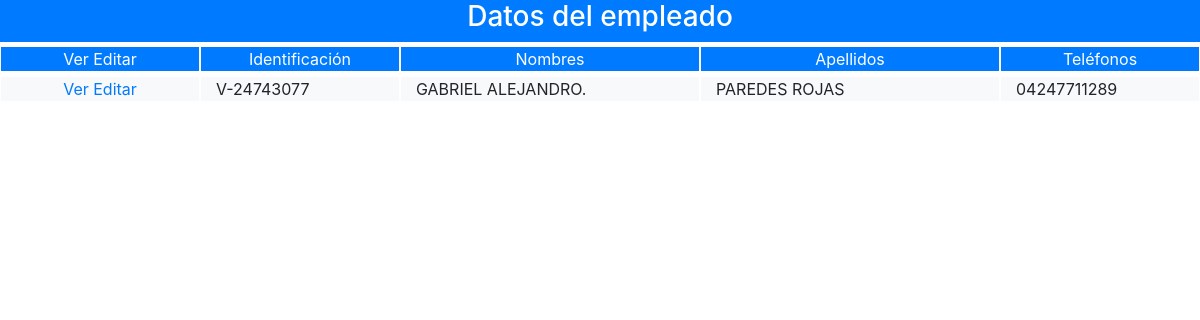
/frontend/pantalla/empleado/listar_empleado.php, run on the app's committed database.
### tables this page shows
CREATE TABLE IF NOT EXISTS `empleado` (
  `cod_emp` int(11) NOT NULL AUTO_INCREMENT,
  `dni_emp` varchar(10) NOT NULL,
  `nom_emp` varchar(25) NOT NULL,
  `ape_emp` varchar(25) NOT NULL,
  `sex_emp` char(1) NOT NULL,
  `te1_emp` varchar(15) NOT NULL,
  `te2_emp` varchar(15) DEFAULT NULL,
  `ema_emp` varchar(80) NOT NULL,
  `est_emp` char(1) NOT NULL,
  PRIMARY KEY (`cod_emp`)
);

### backend/clase/permiso.class.php (called while the page is built, shortened)
<?php
require_once("utilidad.class.php");
class permiso extends utilidad
{   public $cod_per;
	public function validar_acceso($id_opc,$fky_usuario)
	{
		$sql="select est_per
		      from  permiso
		      where
		      fky_opcion=$id_opc and
		      fky_usuario=$fky_usuario";
		      return $this->ejecutar($sql);
	}
}
?>

### backend/clase/utilidad.class.php (called while the page is built, shortened)
<?php
class utilidad
{
    private $servidor="localhost";
    private $usuario="root";
    private $clave="";
    private $base_datos="febrero";
    public  $mysqli;
   public function conectar(){
   		$this->mysqli = new mysqli($this->servidor, $this->usuario, $this->clave, $this->base_datos);
   }
	public function ejecutar($sql){
		return $this->mysqli->query($sql);
	}
	public function extraer_dato($pun_bds){
		return $pun_bds->fetch_assoc();
	}
}
?>

### backend/clase/empleado.class.php (called while the page is built, shortened)
<?php
require_once("utilidad.class.php");
class empleado extends utilidad
{
   public function filtrar($cod_emp,$dni_emp,$nom_emp,$ape_emp){
        $where="where 1=1";
        $filtro1 = ($cod_emp!="") ? "and cod_emp=$cod_emp":"";
        $filtro2 = ($dni_emp!="") ? "and dni_emp='$dni_emp'":"";
        $filtro3 = ($nom_emp!="") ? "and nom_emp like '%$nom_emp%'":"";
        $filtro4 = ($ape_emp!="") ? "and ape_emp like '%$ape_emp%'":"";
   		  $sql="select * from empleado $where $filtro1 $filtro2 $filtro3 $filtro4";
   	    return $this->ejecutar($sql);
   }
}
?>

### frontend/pantalla/empleado/listar_empleado.php (the view, shortened to what this page needs)
<?php
require("../../../backend/clase/empleado.class.php");
require("../../../backend/clase/permiso.class.php");
$obj=new empleado;
$objPermiso=new permiso;
$permiso=$objPermiso->validar_acceso($opcion=1,$fky_usuario=1,$token=md5("12345"));
$acceso=$objPermiso->extraer_dato($permiso);
if($acceso["est_per"]=="A")
{
?>
<!DOCTYPE html>
<html lang="en">
<head>
	<link rel="stylesheet" href="../../bootstrap-4.0/css/bootstrap.min.css">
</head>
<body>
<form action="listar_empleado.php" method="POST">
	<div class="container-fluid">
	 <div class="row bg-primary text-white">
	 	 <div class="col-12 text-center">
	  	<h3>Datos del empleado</h3>
	 	 </div>
	  </div>
	  <div class="row mt-1 bg-primary text-white text-center">
	  	<div class="col-md-2 col-12 border border-white">
		  <a>Ver</a>
		  <a>Editar</a>
		</div>
		<div class="col-md-2 col-12  border border-white">
		     <span>Identificación</span>
		</div>
		<div class="col-md-3 col-12 border border-white ">
		     <span>Nombres</span>
		</div>
		<div class="col-md-3 col-12 border border-white">
		     <span>Apellidos</span>
		</div>
	 	<div class="col-md-2 col-12 border border-white">
		     <span>Teléfonos</span>
		</div>
		</div>
	    <div class="row mt-1 justify-content-center bg-light">
		<?php
		$resultado=$obj->filtrar($obj->cod_emp,$obj->dni_emp,$obj->nom_emp,$obj->ape_emp);
		while(($datos=$obj->extraer_dato($resultado))>0){
		?>
		<div class="col-md-2 col-12 border border-white text-center">
		  <a href="<?php echo "ver_empleado.php?cod_emp=$datos[cod_emp]"?>">Ver</a>
		  <a href="<?php echo "modificar_empleado.php?cod_emp=$datos[cod_emp]"?>">Editar</a>
		</div>
		<div class="col-md-2 col-12 border border-white">
		     <span><?php echo $datos['dni_emp']; ?></span>
		</div>
		<div class="col-md-3 col-12 border border-white text-uppercase">
		     <span><?php echo $datos['nom_emp']; ?></span>
		</div>
		<div class="col-md-3 col-12 border border-white text-uppercase">
		     <span><?php echo $datos['ape_emp']; ?></span>
		</div>
	 	<div class="col-md-2 col-12 border border-white">
		     <span><?php echo $datos['te1_emp']; ?></span>
		</div>
		<?php
		}
		?>
	  </div>
	</div>
</form>
</body>
</html>
<?php
}else{
	$obj->mensaje("danger","No tienes permiso de accesar a esta p&aacute;gina");
}
?>

### data on the page
empleado: dni_emp "V-24743077", nom_emp "GABRIEL ALEJANDRO.", ape_emp "PAREDES ROJAS", te1_emp "04247711289"
